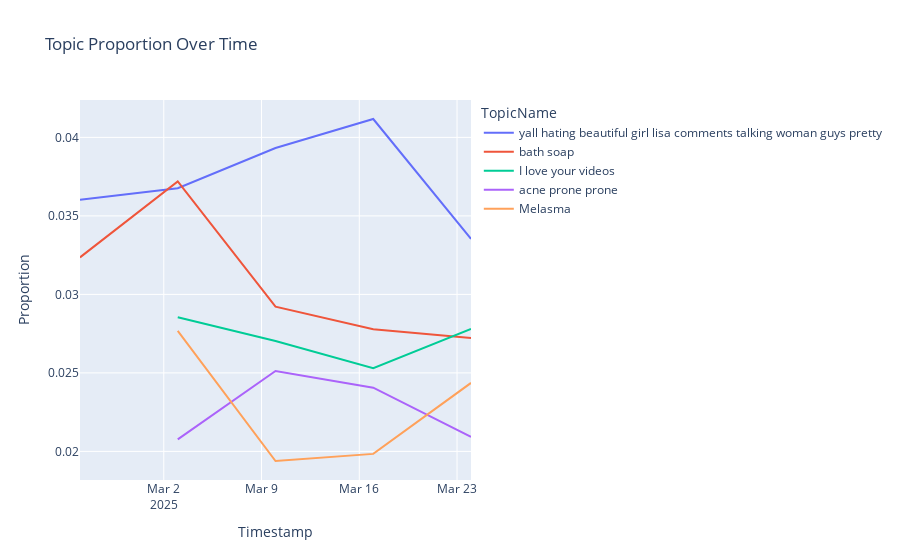

This figure's notebook cell:
### Code cell
fig = px.line(
    df7,
    x="Timestamp",
    y="Proportion",
    color="TopicName",
    hover_data=["Keywords", "ExampleComments"],
    title="Topic Proportion Over Time"
)
fig.show()

### Figure 1 — Plotly figure (JSON) as saved in the notebook; plotly's stock layout.template omitted (floating-point values rounded to 4 significant figures)
{"data": [{"customdata": [["yall hating beautiful girl lisa comments talking woman guys pretty", "['the way she’s just slowly losing clout …', 'what is that blue stuff on her lips 😭', 'Wie gemein sind hier die Leute in den Kommentaren 😳gönnt ihr doch , sie ist hübsch und hat so einen glow up Tipp gegeben!']"], ["yall hating beautiful girl lisa comments talking woman guys pretty", "['the way she’s just slowly losing clout …', 'what is that blue stuff on her lips 😭', 'Wie gemein sind hier die Leute in den Kommentaren 😳gönnt ihr doch , sie ist hübsch und hat so einen glow up Tipp gegeben!']"], ["yall hating beautiful girl lisa comments talking woman guys pretty", "['the way she’s just slowly losing clout …', 'what is that blue stuff on her lips 😭', 'Wie gemein sind hier die Leute in den Kommentaren 😳gönnt ihr doch , sie ist hübsch und hat so einen glow up Tipp gegeben!']"], ["yall hating beautiful girl lisa comments talking woman guys pretty", "['the way she’s just slowly losing clout …', 'what is that blue stuff on her lips 😭', 'Wie gemein sind hier die Leute in den Kommentaren 😳gönnt ihr doch , sie ist hübsch und hat so einen glow up Tipp gegeben!']"], ["yall hating beautiful girl lisa comments talking woman guys pretty", "['the way she’s just slowly losing clout …', 'what is that blue stuff on her lips 😭', 'Wie gemein sind hier die Leute in den Kommentaren 😳gönnt ihr doch , sie ist hübsch und hat so einen glow up Tipp gegeben!']"]], "hovertemplate": "TopicName=yall hating beautiful girl lisa comments talking woman guys pretty<br>Timestamp=%{x}<br>Proportion=%{y}<br>Keywords=%{customdata[0]}<br>ExampleComments=%{customdata[1]}<extra></extra>", "legendgroup": "yall hating beautiful girl lisa comments talking woman guys pretty", "line": {"color": "#636efa", "dash": "solid"}, "marker": {"symbol": "circle"}, "mode": "lines", "name": "yall hating beautiful girl lisa comments talking woman guys pretty", "orientation": "v", "showlegend": true, "type": "scatter", "x": ["2025-02-24T00:00:00.000000000", "2025-03-03T00:00:00.000000000", "2025-03-10T00:00:00.000000000", "2025-03-17T00:00:00.000000000", "2025-03-24T00:00:00.000000000"], "xaxis": "x", "y": [0.03602, 0.03676, 0.03932, 0.04117, 0.03353], "yaxis": "y"}, {"customdata": [["cleanser oil cleansing wash oil cleanser cleansing oil water bath soap cleanse", "['Should we wash our face first?', 'this video was soo relaxing.. the water sounds .. I did not think watching someone bath would be relaxing', 'My fyp is telling me to take a bath 😭😭']"], ["cleanser oil cleansing wash oil cleanser cleansing oil water bath soap cleanse", "['Should we wash our face first?', 'this video was soo relaxing.. the water sounds .. I did not think watching someone bath would be relaxing', 'My fyp is telling me to take a bath 😭😭']"], ["cleanser oil cleansing wash oil cleanser cleansing oil water bath soap cleanse", "['Should we wash our face first?', 'this video was soo relaxing.. the water sounds .. I did not think watching someone bath would be relaxing', 'My fyp is telling me to take a bath 😭😭']"], ["cleanser oil cleansing wash oil cleanser cleansing oil water bath soap cleanse", "['Should we wash our face first?', 'this video was soo relaxing.. the water sounds .. I did not think watching someone bath would be relaxing', 'My fyp is telling me to take a bath 😭😭']"], ["cleanser oil cleansing wash oil cleanser cleansing oil water bath soap cleanse", "['Should we wash our face first?', 'this video was soo relaxing.. the water sounds .. I did not think watching someone bath would be relaxing', 'My fyp is telling me to take a bath 😭😭']"]], "hovertemplate": "TopicName=bath soap<br>Timestamp=%{x}<br>Proportion=%{y}<br>Keywords=%{customdata[0]}<br>ExampleComments=%{customdata[1]}<extra></extra>", "legendgroup": "bath soap", "line": {"color": "#EF553B", "dash": "solid"}, "marker": {"symbol": "circle"}, "mode": "lines", "name": "bath soap", "orientation": "v", "showlegend": true, "type": "scatter", "x": ["2025-02-24T00:00:00.000000000", "2025-03-03T00:00:00.000000000", "2025-03-10T00:00:00.000000000", "2025-03-17T00:00:00.000000000", "2025-03-24T00:00:00.000000000"], "xaxis": "x", "y": [0.03236, 0.0372, 0.02922, 0.02778, 0.02723], "yaxis": "y"}, {"customdata": [["videos video love videos vids love youtube watching videos love watch watching videos", "['How do I find the videos with your mom? 55 here and I love your duperonies!!!', 'I love these videos sm!!💗', 'Pls say hello I love your videos']"], ["videos video love videos vids love youtube watching videos love watch watching videos", "['How do I find the videos with your mom? 55 here and I love your duperonies!!!', 'I love these videos sm!!💗', 'Pls say hello I love your videos']"], ["videos video love videos vids love youtube watching videos love watch watching videos", "['How do I find the videos with your mom? 55 here and I love your duperonies!!!', 'I love these videos sm!!💗', 'Pls say hello I love your videos']"], ["videos video love videos vids love youtube watching videos love watch watching videos", "['How do I find the videos with your mom? 55 here and I love your duperonies!!!', 'I love these videos sm!!💗', 'Pls say hello I love your videos']"]], "hovertemplate": "TopicName=I love your videos<br>Timestamp=%{x}<br>Proportion=%{y}<br>Keywords=%{customdata[0]}<br>ExampleComments=%{customdata[1]}<extra></extra>", "legendgroup": "I love your videos", "line": {"color": "#00cc96", "dash": "solid"}, "marker": {"symbol": "circle"}, "mode": "lines", "name": "I love your videos", "orientation": "v", "showlegend": true, "type": "scatter", "x": ["2025-03-03T00:00:00.000000000", "2025-03-10T00:00:00.000000000", "2025-03-17T00:00:00.000000000", "2025-03-24T00:00:00.000000000"], "xaxis": "x", "y": [0.02855, 0.02703, 0.0253, 0.0278], "yaxis": "y"}, {"customdata": [["acne acne prone prone rid fungal prone skin scars fungal acne acne safe safe", "['I started accutane 5 days ago. This was very helpful ❤️', 'Remember when u took advice from a stranger before and ur acne got worse…STOP LISTENING TO UR INTRUSIVE THOUGHTS😭', 'If you still have trouble with acne you could go to a chemist or doctor and they would prescribe you some steroid cream and antibiotics and they work really well']"], ["acne acne prone prone rid fungal prone skin scars fungal acne acne safe safe", "['I started accutane 5 days ago. This was very helpful ❤️', 'Remember when u took advice from a stranger before and ur acne got worse…STOP LISTENING TO UR INTRUSIVE THOUGHTS😭', 'If you still have trouble with acne you could go to a chemist or doctor and they would prescribe you some steroid cream and antibiotics and they work really well']"], ["acne acne prone prone rid fungal prone skin scars fungal acne acne safe safe", "['I started accutane 5 days ago. This was very helpful ❤️', 'Remember when u took advice from a stranger before and ur acne got worse…STOP LISTENING TO UR INTRUSIVE THOUGHTS😭', 'If you still have trouble with acne you could go to a chemist or doctor and they would prescribe you some steroid cream and antibiotics and they work really well']"], ["acne acne prone prone rid fungal prone skin scars fungal acne acne safe safe", "['I started accutane 5 days ago. This was very helpful ❤️', 'Remember when u took advice from a stranger before and ur acne got worse…STOP LISTENING TO UR INTRUSIVE THOUGHTS😭', 'If you still have trouble with acne you could go to a chemist or doctor and they would prescribe you some steroid cream and antibiotics and they work really well']"]], "hovertemplate": "TopicName=acne prone prone<br>Timestamp=%{x}<br>Proportion=%{y}<br>Keywords=%{customdata[0]}<br>ExampleComments=%{customdata[1]}<extra></extra>", "legendgroup": "acne prone prone", "line": {"color": "#ab63fa", "dash": "solid"}, "marker": {"symbol": "circle"}, "mode": "lines", "name": "acne prone prone", "orientation": "v", "showlegend": true, "type": "scatter", "x": ["2025-03-03T00:00:00.000000000", "2025-03-10T00:00:00.000000000", "2025-03-17T00:00:00.000000000", "2025-03-24T00:00:00.000000000"], "xaxis": "x", "y": [0.02076, 0.02512, 0.02406, 0.02092], "yaxis": "y"}, {"customdata": [["skincare skincare routine routine skin care care care routine skin love skincare skincare products products", "['I love watching your videos, you’re so talented. What is your suggestion for melasma', '@Dr Adel | Dermatologist 💕 any tips for Melasma moustache ? 😔', 'Achdumeinegüte... da brauche ich wohl das Buch \"Beautybehandlungen für Dummies\" 😵\\u200d💫😳']"], ["skincare skincare routine routine skin care care care routine skin love skincare skincare products products", "['I love watching your videos, you’re so talented. What is your suggestion for melasma', '@Dr Adel | Dermatologist 💕 any tips for Melasma moustache ? 😔', 'Achdumeinegüte... da brauche ich wohl das Buch \"Beautybehandlungen für Dummies\" 😵\\u200d💫😳']"], ["skincare skincare routine routine skin care care care routine skin love skincare skincare products products", "['I love watching your videos, you’re so talented. What is your suggestion for melasma', '@Dr Adel | Dermatologist 💕 any tips for Melasma moustache ? 😔', 'Achdumeinegüte... da brauche ich wohl das Buch \"Beautybehandlungen für Dummies\" 😵\\u200d💫😳']"], ["skincare skincare routine routine skin care care care routine skin love skincare skincare products products", "['I love watching your videos, you’re so talented. What is your suggestion for melasma', '@Dr Adel | Dermatologist 💕 any tips for Melasma moustache ? 😔', 'Achdumeinegüte... da brauche ich wohl das Buch \"Beautybehandlungen für Dummies\" 😵\\u200d💫😳']"]], "hovertemplate": "TopicName=Melasma<br>Timestamp=%{x}<br>Proportion=%{y}<br>Keywords=%{customdata[0]}<br>ExampleComments=%{customdata[1]}<extra></extra>", "legendgroup": "Melasma", "line": {"color": "#FFA15A", "dash": "solid"}, "marker": {"symbol": "circle"}, "mode": "lines", "name": "Melasma", "orientation": "v", "showlegend": true, "type": "scatter", "x": ["2025-03-03T00:00:00.000000000", "2025-03-10T00:00:00.000000000", "2025-03-17T00:00:00.000000000", "2025-03-24T00:00:00.000000000"], "xaxis": "x", "y": [0.02768, 0.01939, 0.01984, 0.02436], "yaxis": "y"}], "layout": {"legend": {"title": {"text": "TopicName"}, "tracegroupgap": 0}, "title": {"text": "Topic Proportion Over Time"}, "xaxis": {"anchor": "y", "domain": [0, 1], "title": {"text": "Timestamp"}}, "yaxis": {"anchor": "x", "domain": [0, 1], "title": {"text": "Proportion"}}}}
